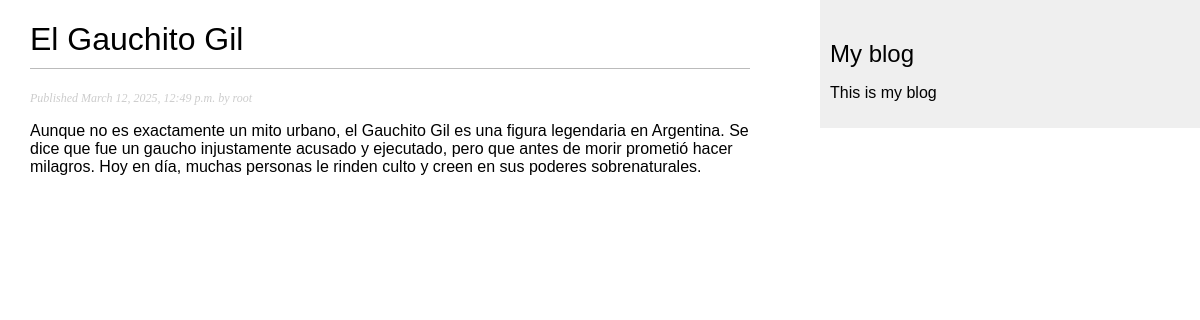
The app's page /blog/2025/3/12/el-gauchito-gil/ with its own data.
### blog/models.py (models this page shows, shortened)
class Post(models.Model):
    class Status(models.TextChoices):
        DRAFT = 'DF', 'Draft'
        PUBLISHED = 'PB', 'Published'
    title = models.CharField(max_length=250)
    slug = models.SlugField(max_length=250, unique_for_date='publish') # Va a hacer que sea unico por fecha
    author = models.ForeignKey(User,
                               on_delete=models.CASCADE, # Si yo elimino un usuario, borra todo en cascada
                               related_name='blog_posts')
    body = models.TextField()
    publish = models.DateTimeField(default=timezone.now) #Vamos a poder ponerle nosotros la fecha
    created = models.DateTimeField(auto_now_add=True) #Se actualiza solo cuando se crea
    updated = models.DateTimeField(auto_now=True) #Se actualiza cada vez que se actualiza
    status = models.CharField(max_length=2, # Solo dos opciones (borrado o publicado)
                              choices=Status.choices,
                              default=Status.DRAFT) # Por defecto definimos que va a estar en un estado de borrador
    objects = models.Manager()
    published = PublishManager()
    class Meta:
        ordering = ['-publish']
        indexes = [
            models.Index(fields=['-publish']),
        ]

### blog/views.py (the view)
# urls.py: path('<int:year>/<int:month>/<int:day>/<slug:post>/', views.post_detail, name='post_detail'),
def post_detail(request, year, month, day, post):
    post = get_object_or_404(Post,
                             status=Post.Status.PUBLISHED,
                             slug = post,
                             publish__year = year,
                             publish__month = month,
                             publish__day = day)
    return render(request,
                  'blog/post/detail.html',
                  {'post':post})

### blog/templates/blog/post/detail.html (shortened to what this page needs)
{% extends "blog/base.html" %}
{% block content %}
  <h1>{{ post.title }}</h1>
  <p class="date">
    Published {{ post.publish }} by {{ post.author }}
  </p>
  {{ post.body|linebreaks }}
{% endblock %}

### blog/static/css/blog.css (style rules this page uses)
body { margin:0; padding:0; font-family:helvetica, sans-serif; }
h1 { font-weight:normal; border-bottom:1px solid #bbb; padding:0 0 10px 0; }
p.date { color:#ccc; font-family: georgia, serif; font-size: 12px; font-style: italic; }

### records on screen
Post: title "El Gauchito Gil", publish "March 12, 2025, 12:49 p.m.", author "root", body "Aunque no es exactamente un mito urbano, el Gauchito Gil es una figura legendaria en Argentina. Se dice que fue un gaucho injustamente acusado y ejecutado, pero que antes de morir prometió hacer milagros. Hoy en día, muchas personas le rinden culto y creen en sus poderes sobrenaturales."
